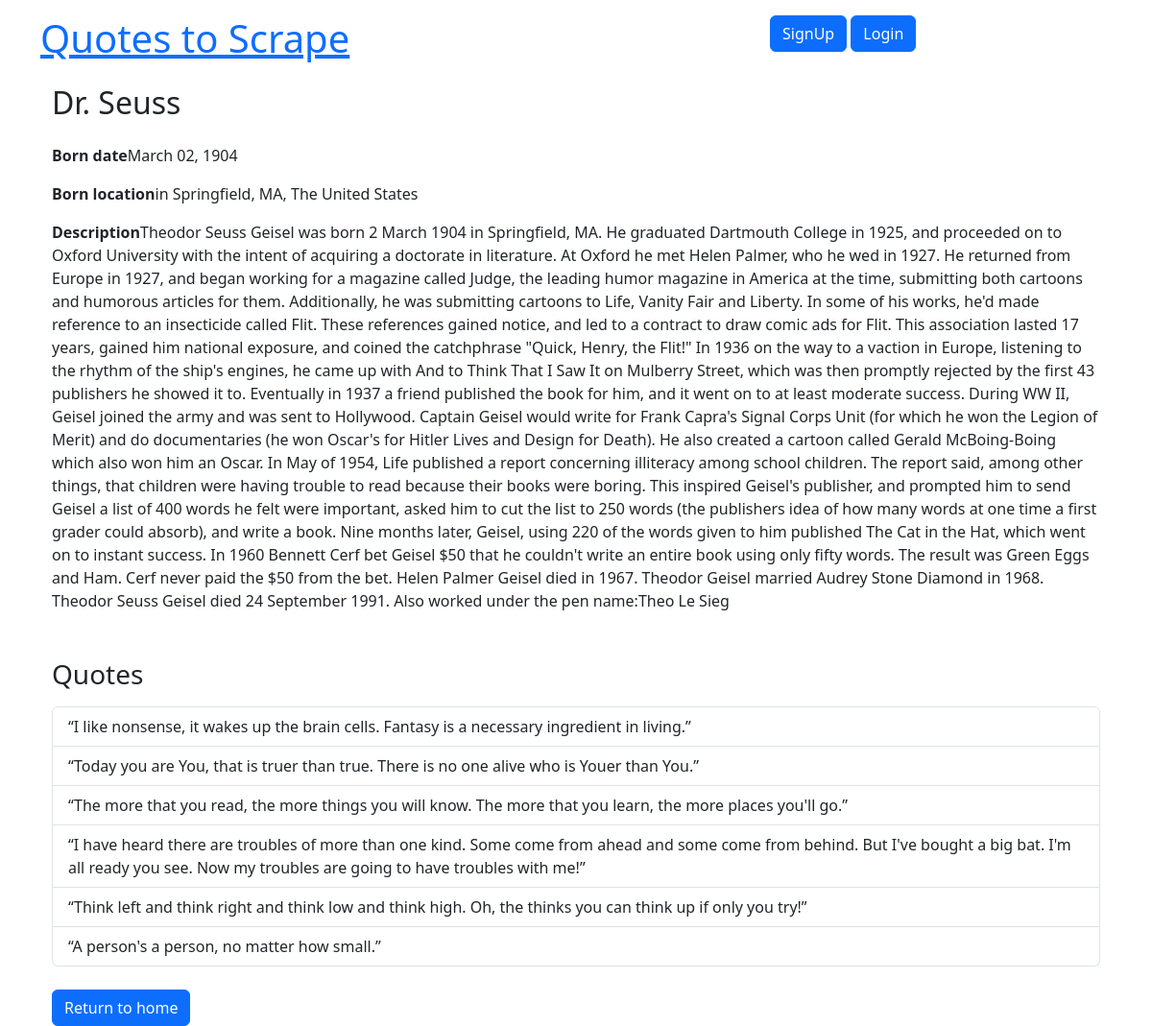
Screenshot of /author/9 with the database file from the repository.
### quotes/models.py (models this page shows, shortened)
class Author(models.Model):
    fullname = models.CharField(max_length=50)
    born_date = models.CharField(max_length=50)
    born_location = models.CharField(max_length=150)
    description = models.TextField()
    create_at = models.DateTimeField(auto_now_add=True)

class Quote(models.Model):
    quote = models.TextField()
    tags = models.ManyToManyField(Tag)
    author = models.ForeignKey(Author, on_delete=models.CASCADE, default=None, null=True)
    create_at = models.DateTimeField(auto_now_add=True)

### quotes/views.py (the view)
# urls.py: path('author/<int:author_id>', views.author_detail, name='author_detail'),
def author_detail(request, author_id):
    author = get_object_or_404(Author, id=author_id)
    quotes = Quote.objects.filter(author=author)
    return render(request, 'quotes/author_detail.html', {'author': author, 'quotes': quotes})

### quotes/templates/quotes/author_detail.html
{% extends 'quotes/base.html' %}
{% block body %}
<div class="container mt-3">
    <h2>{{ author.fullname }}</h2>
    <div class="author_details mt-4">
        <p><strong>Born date</strong>{{ author.born_date }}</p>
        <p><strong>Born location</strong>{{ author.born_location }}</p>
        <p><strong>Description</strong>{{ author.description }}</p>
    </div>
    <h3 class="mt-5">Quotes</h3>
    <ul class="list-group mt-3">
        {% for quote in quotes %}
        <li class="list-group-item">{{ quote.quote }}</li>
        {% empty %}
        <li class="list-group-item text-muted">This author has no citations.</li>
        {% endfor %}
    </ul>
    <div class="mt-4">
        <a href="{% url 'quotes:home' %}" class="btn btn-primary">Return to home</a>
    </div>
</div>
{% endblock %}

### rows the page displays
Author: fullname "Dr. Seuss", born_date "March 02, 1904", born_location "in Springfield, MA, The United States", description "Theodor Seuss Geisel was born 2 March 1904 in Springfield, MA. He graduated Dartmouth College in 1925, and proceeded on to Oxford University with the intent of acquiring a doctorate in literature. At Oxford he met Helen Palmer, who he wed in 1927. He returned from Europe in 1927, and began working for a magazine called Judge, the leading humor magazine in America at the time, submitting both cartoons and humorous articles for them. Additionally, he was submitting cartoons to Life, Vanity Fair and Liberty. In some of his works, he'd made reference to an insecticide called Flit. These references gained notice, and led to a contract to draw comic ads for Flit. This association lasted 17 years,…"
Quote: quote "“I like nonsense, it wakes up the brain cells. Fantasy is a necessary ingredient in living.”"
Quote: quote "“Today you are You, that is truer than true. There is no one alive who is Youer than You.”"
Quote: quote "“The more that you read, the more things you will know. The more that you learn, the more places you'll go.”"
Quote: quote "“I have heard there are troubles of more than one kind. Some come from ahead and some come from behind. But I've bought a big bat. I'm all ready you see. Now my troubles are going to have troubles with me!”"
Quote: quote "“Think left and think right and think low and think high. Oh, the thinks you can think up if only you try!”"
Quote: quote "“A person's a person, no matter how small.”"
